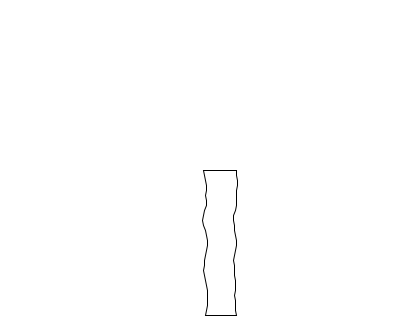
Frame 1 (no input)
Frame 60 (the mouse pressed at the canvas centre just before this capture): identical to frame 1, image omitted
Frame 120 (the mouse held since frame 60 and released just before this capture): identical to frame 1, image omitted

The Processing sketch that drew this single still picture (run headless with seeded random() and noise(); from frame 60 on, the mouse is pressed at the canvas centre):

// Processing sketch: treeGen
// ── treeGen.pde

Tree tree;

void setup(){

  size(400,320);

  tree = new Tree();

}


void draw(){
  background(255);

  tree.draw();


}

class Tree{
  ArrayList branches;
  PGraphics trunk;
  PVector pos;

  float w = 20;

  Tree(){
    generateTrunk();
  }

  void generateTrunk(){
    
    trunk = createGraphics(100,300,JAVA2D);

    trunk.beginDraw();

    trunk.fill(255);
    trunk.smooth();
    trunk.stroke(0);
    trunk.beginShape();
    
    for(int i = 0 ; i < 30;i++){
      float x = 10-noise(i/5.0,0)*10;
      float y = i*5+10;
      trunk.vertex(x,y);
    }
    for(int i = 29 ; i >= 0;i--){
      trunk.vertex(10+w+noise(0,i/5.0)*10,i*5+10);
    }

    trunk.endShape(CLOSE);
    trunk.endDraw();

  }

  void draw(){
    image(trunk,width/2,height/2);
  }



}
